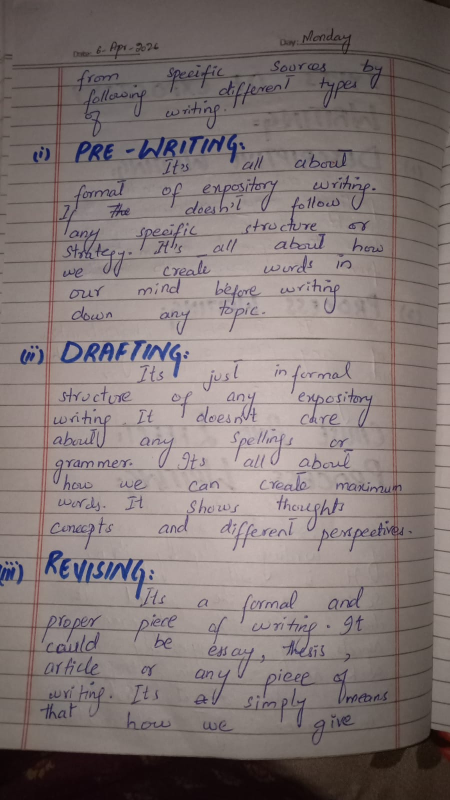
#> input picture dataset/input_images/img1.jpg, 900 x 1600 px (shown at 1/2 size)
$ python -i app.py   (imports and definitions only)
#> lines starting #> are read from the running program, lines starting #| are printed output that depends on the picture
#> further down, picture is the input picture: shape (1600, 900, 3); mean B, G, R 117, 118.2, 129.4
"""
Professional Document Scanner - WITH BETTER ERROR HANDLING
"""

import streamlit as st
import cv2
import numpy as np
from PIL import Image
import io
import time
from datetime import datetime

# Import utility modules
from utils.document_detector import DocumentDetector
from utils.perspective_corrector import PerspectiveCorrector
from utils.image_enhancer import ImageEnhancer

# Page configuration
# [69 lines not run here, left out]

# Main content
# [1 line that did not run here, left out]

# [9 lines not run here, left out]

def preprocess_image(image):
    """Preprocess image to improve detection"""
    # Resize if too large
    height, width = image.shape[:2]
#> height = 1600; width = 900
    if width > 1500:
        scale = 1500 / width
        new_width = int(width * scale)
        new_height = int(height * scale)
        image = cv2.resize(image, (new_width, new_height))

    # Enhance contrast
    lab = cv2.cvtColor(image, cv2.COLOR_BGR2LAB)
#> lab: shape (1600, 900, 3); mean of channels 0, 1, 2 128.1, 132.2, 130.2
    l, a, b = cv2.split(lab)
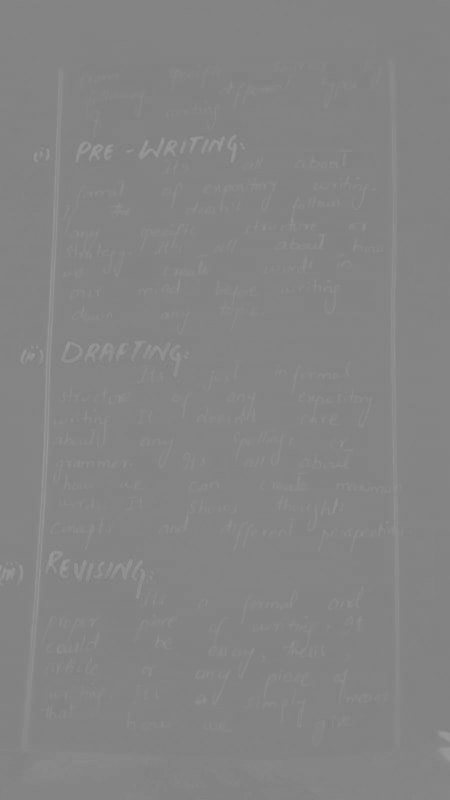
#> a: shape (1600, 900) (shown at 1/2 size); min 125, max 156, mean 132.2
    clahe = cv2.createCLAHE(clipLimit=2.0, tileGridSize=(8, 8))
    l_enhanced = clahe.apply(l)
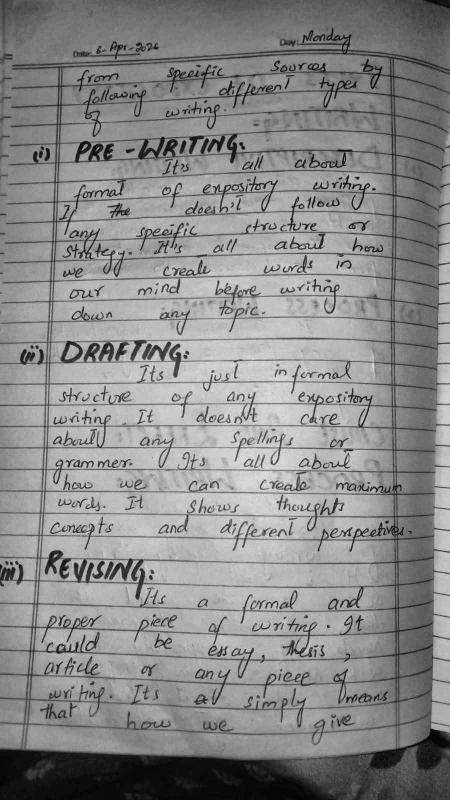
#> l_enhanced: shape (1600, 900) (shown at 1/2 size); min 1, max 227, mean 137.5
    enhanced_lab = cv2.merge([l_enhanced, a, b])
#> enhanced_lab: shape (1600, 900, 3); mean of channels 0, 1, 2 137.5, 132.2, 130.2
    enhanced = cv2.cvtColor(enhanced_lab, cv2.COLOR_LAB2BGR)

    return enhanced

def process_image(image, mode, use_fallback):
    """Complete image processing pipeline"""
    start_time = time.time()

    try:
        # Preprocess image
        preprocessed = preprocess_image(image)

        # Step 1: Detect document
        corners, contour, edges = DocumentDetector.detect_document(preprocessed)

        if corners is None:
            if use_fallback:
                st.warning("⚠️ Document not detected. Using full image as fallback.")
                # Use full image as document
                height, width = preprocessed.shape[:2]
                corners = np.array([
                    [0, 0],
                    [width - 1, 0],
                    [width - 1, height - 1],
                    [0, height - 1]
                ], dtype=np.float32)
            else:
                return None, "Could not detect document. Please ensure the document is clearly visible."

        # Step 2: Apply perspective transform
        scanned = PerspectiveCorrector.apply_perspective_transform(preprocessed, corners)

        if scanned is None or scanned.size == 0:
            return None, "Perspective transform failed"

        # Step 3: Enhance image
        enhanced = ImageEnhancer.enhance_document(scanned, mode=mode)

        processing_time = time.time() - start_time

        return enhanced, f"Success! Document scanned in {processing_time:.2f} seconds"

    except Exception as e:
        return None, f"Error: {str(e)}"

# Process uploaded image
# [102 lines not run here, left out]

>>> import cv2
>>> picture = cv2.imread('dataset/input_images/img1.jpg')
>>> result = preprocess_image(picture)

$ run again, on dataset/input_images/img10.jpg
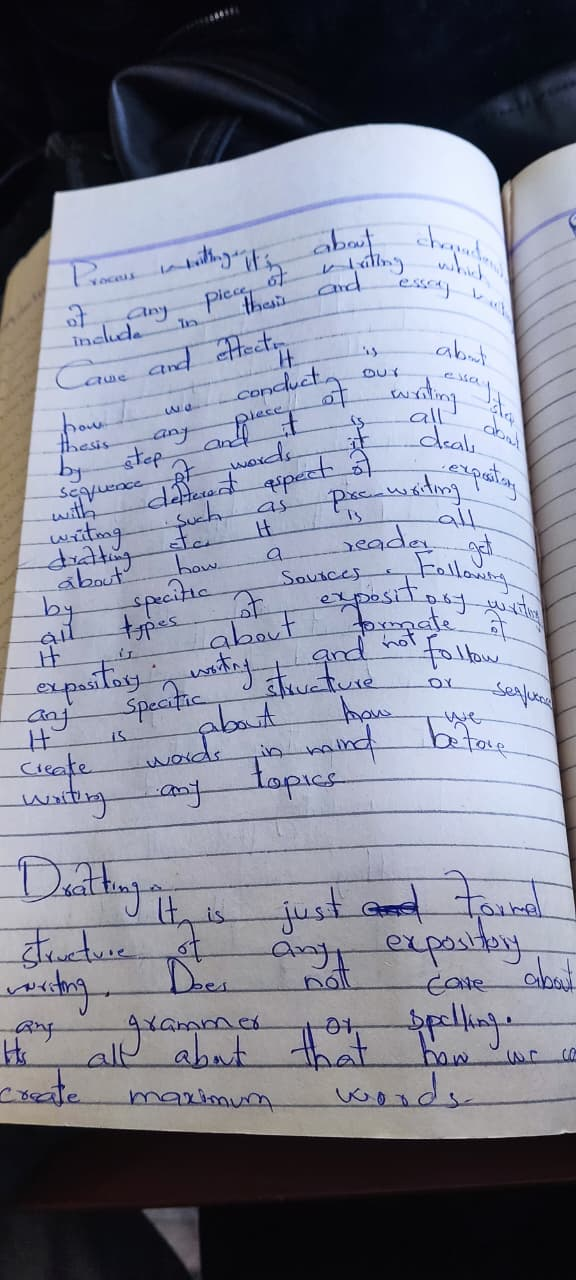
#> input picture dataset/input_images/img10.jpg, 576 x 1280 px
#> picture is the input picture: shape (1280, 576, 3); mean B, G, R 148, 132.9, 129.8
#> lab: shape (1280, 576, 3); mean of channels 0, 1, 2 138, 130.2, 120
#> in preprocess_image, `l, a, b = cv2.split(lab)`:
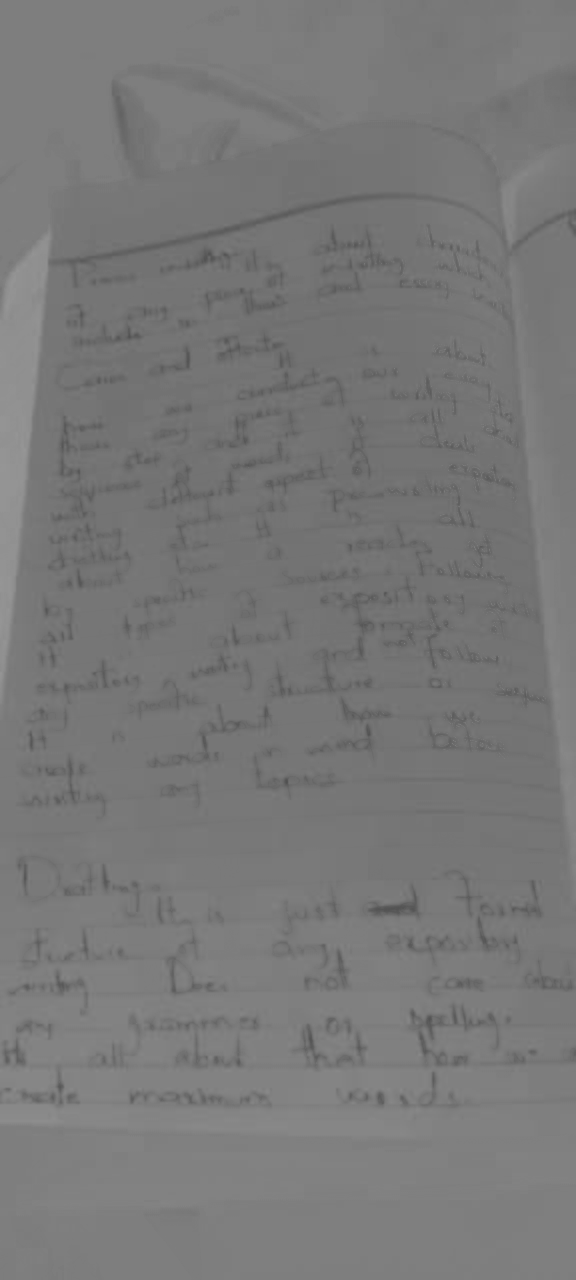
#> b: shape (1280, 576); min 81, max 150, mean 120
#> enhanced_lab: shape (1280, 576, 3); mean of channels 0, 1, 2 135.7, 130.2, 120
#> in preprocess_image, `enhanced = cv2.cvtColor(enhanced_lab, cv2.COLOR_LAB2BGR)`:
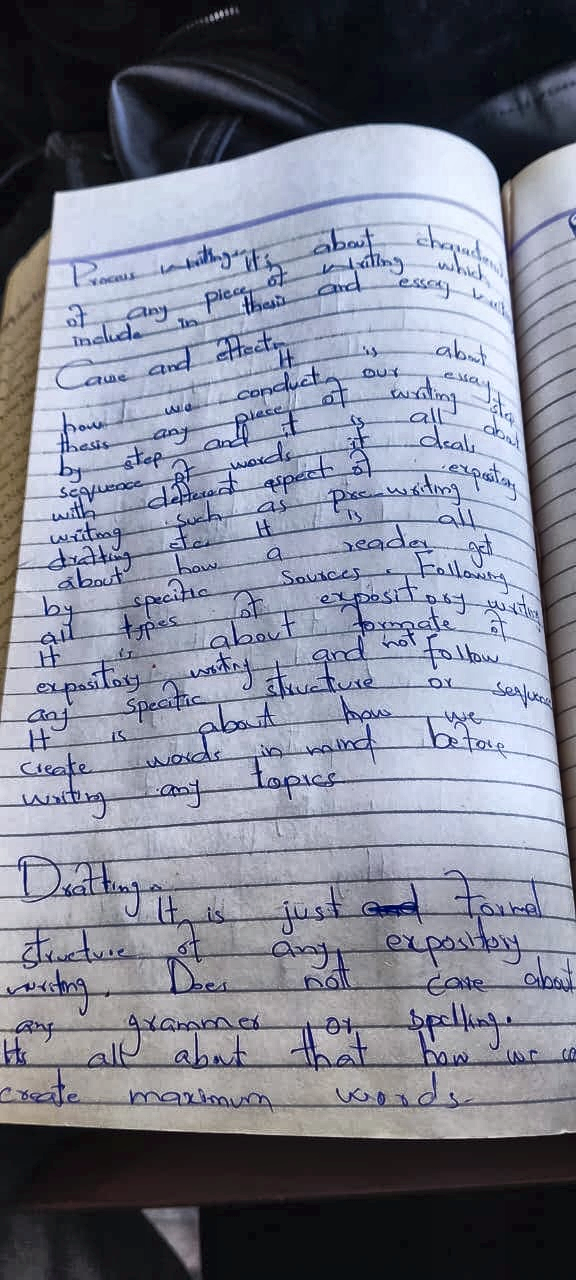
#> enhanced: shape (1280, 576, 3); mean B, G, R 145.5, 130.9, 127.5

$ run again, on dataset/input_images/img2.jpg
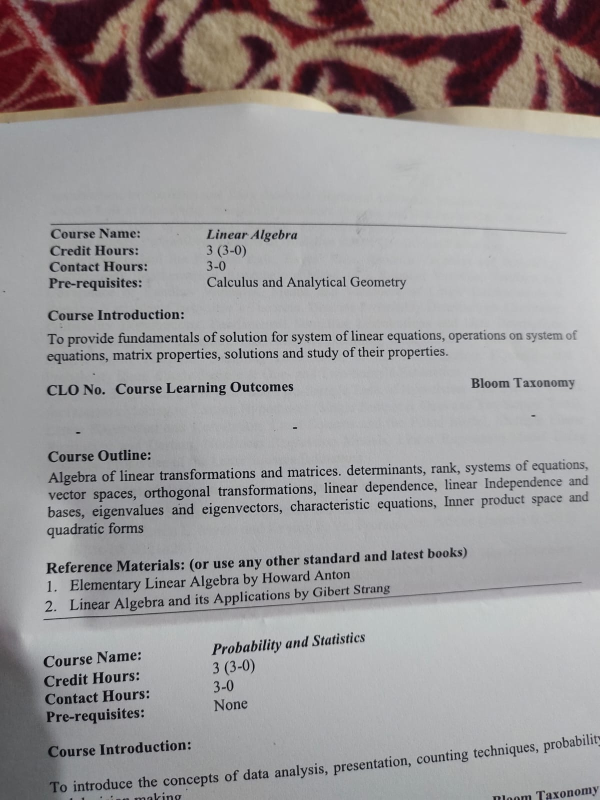
#> input picture dataset/input_images/img2.jpg, 1200 x 1599 px (shown at 1/2 size)
#> picture is the input picture: shape (1599, 1200, 3); mean B, G, R 152.3, 151.7, 155.5
#> lab: shape (1599, 1200, 3); mean of channels 0, 1, 2 159.7, 129.9, 128.6
#> in preprocess_image, `l, a, b = cv2.split(lab)`:
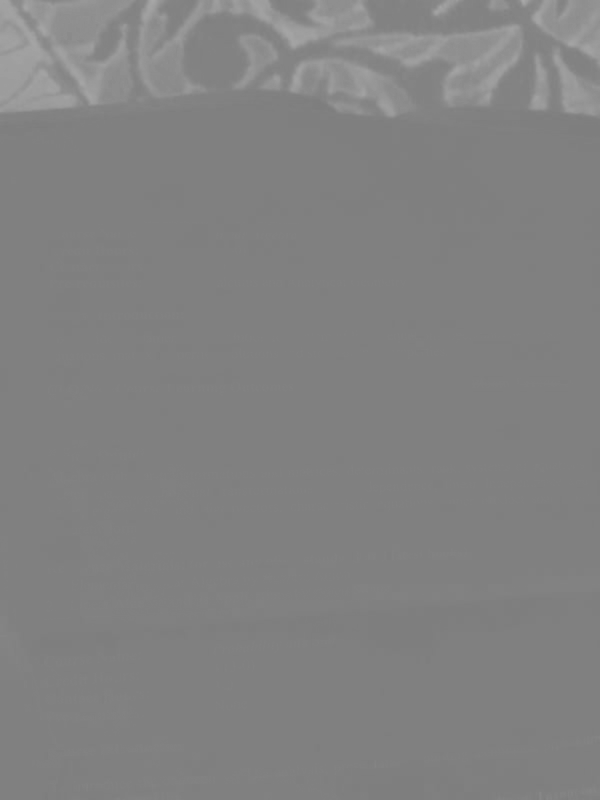
#> a: shape (1599, 1200) (shown at 1/2 size); min 124, max 168, mean 129.9
#> enhanced_lab: shape (1599, 1200, 3); mean of channels 0, 1, 2 162.9, 129.9, 128.6
#> in preprocess_image, `enhanced = cv2.cvtColor(enhanced_lab, cv2.COLOR_LAB2BGR)`:
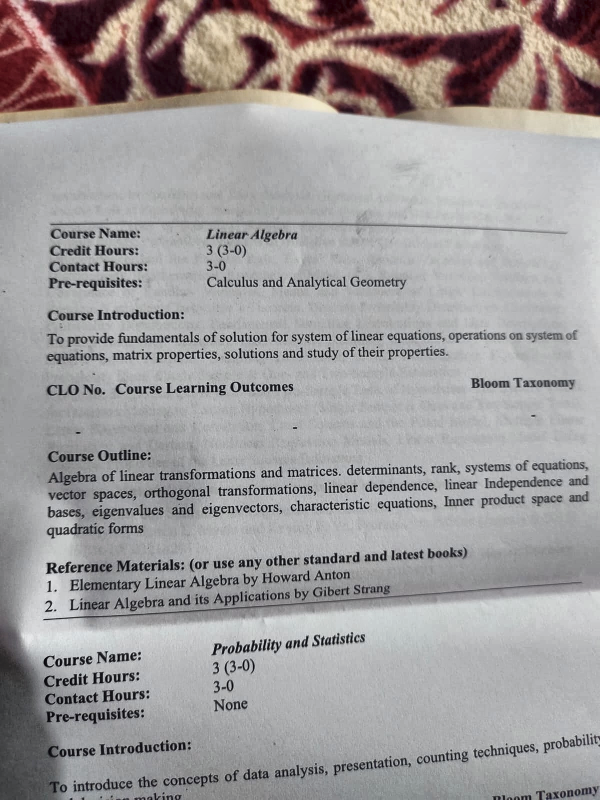
#> enhanced: shape (1599, 1200, 3) (shown at 1/2 size); mean B, G, R 155.5, 155.2, 159.1

$ run again, on dataset/input_images/img3.jpg
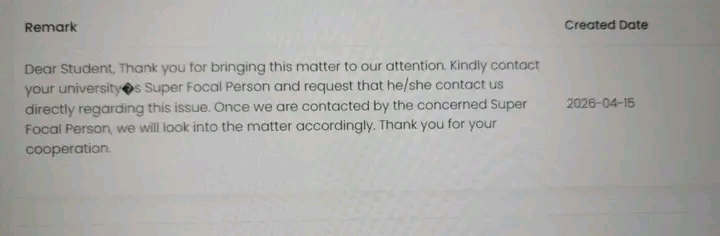
#> input picture dataset/input_images/img3.jpg, 720 x 236 px
#> picture is the input picture: shape (236, 720, 3); mean B, G, R 168.9, 171.6, 172.3
#> lab: shape (236, 720, 3); mean of channels 0, 1, 2 178.8, 127.7, 129.5
#> in preprocess_image, `l_enhanced = clahe.apply(l)`:
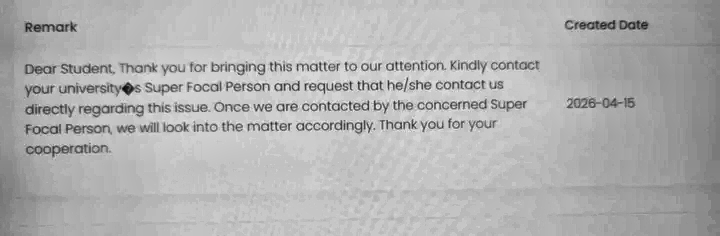
#> l_enhanced: shape (236, 720); min 4, max 235, mean 177.4
#> enhanced_lab: shape (236, 720, 3); mean of channels 0, 1, 2 177.4, 127.7, 129.5
